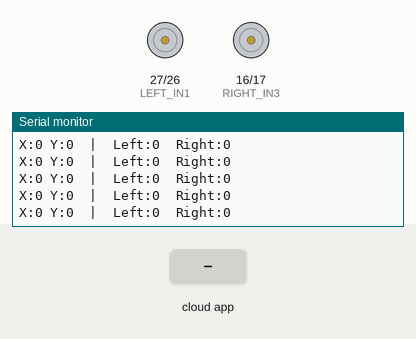
Simulated run of this sketch. Board: ESP32. Parts: motor-driver pin pairs drawn as motors (green arrow = first pin HIGH = forward, orange = second pin HIGH = backward, longer = more drive, scaled by the enable pin), the last lines printed to the serial monitor. Inputs (shaded band) come from the test bench. The RemoteXY app is connected.

Above: at 1.2 s.
1.3 s: the phone or cloud app sets joystick_01_x to -100
At 1.8 s:
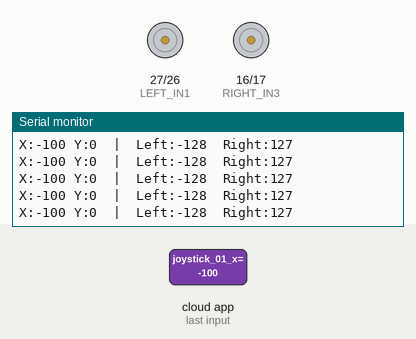
2.8 s: the phone or cloud app sets joystick_01_y to -100
At 3.5 s:
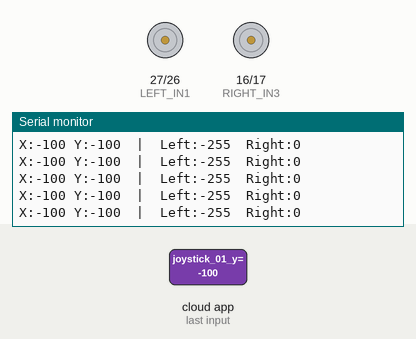
4.3 s: the phone or cloud app sets joystick_01_x to 0
At 4.9 s:
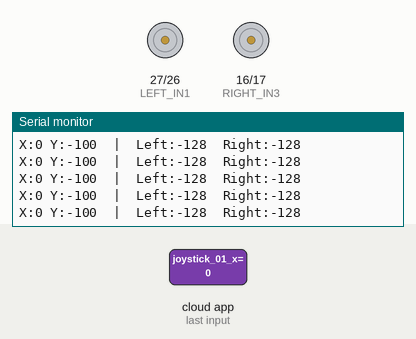
5.8 s: the phone or cloud app sets joystick_01_y to 100
At 6.6 s:
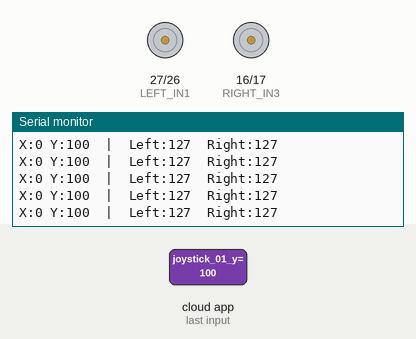
7.3 s: the phone or cloud app sets joystick_01_x to 100
At 7.9 s:
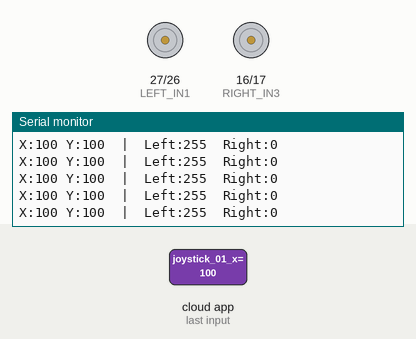
8.8 s: the phone or cloud app sets joystick_01_y to 0
At 9.4 s:
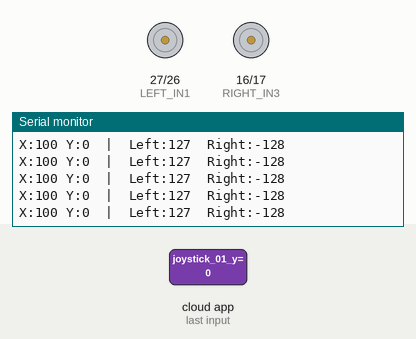
Timing chart, 0 to 11.3 s (numbered marks = the images above; inputs shaded):
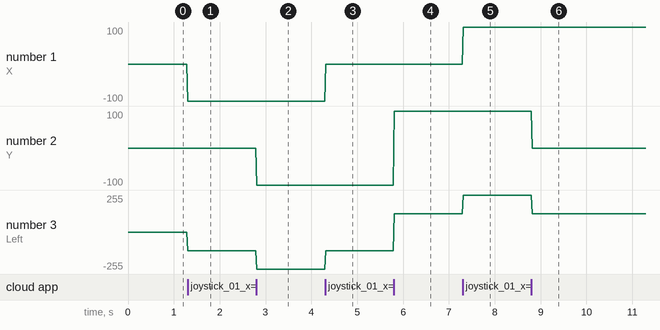

Measured:
- after the input at 1.3 s, the serial monitor: prints a new line at once (image 1)
- after the input at 2.8 s, the serial monitor: prints a new line at once (image 2)
- after the input at 4.3 s, the serial monitor: prints a new line at once (image 3)
- after the input at 5.8 s, the serial monitor: prints a new line at once (image 4)
- after the input at 7.3 s, the serial monitor: prints a new line at once (image 5)
- after the input at 8.8 s, the serial monitor: prints a new line at once (image 6)
- plotted number 1: 0 → -100 after the input at 1.3 s
- plotted number 2: -100 → 100 after the input at 5.8 s

The sketch:

esp32_wifi_RC_Only.ino
```cpp
#define REMOTEXY_MODE__WIFI_POINT

#include <WiFi.h>

// RemoteXY connection settings
#define REMOTEXY_WIFI_SSID "projectx"
#define REMOTEXY_WIFI_PASSWORD "projectx@mandi"
#define REMOTEXY_SERVER_PORT 6377


#include <RemoteXY.h>

// RemoteXY GUI configuration
#pragma pack(push, 1)
uint8_t RemoteXY_CONF[] =   // 37 bytes
  { 255,2,0,0,0,30,0,19,0,0,0,80,114,111,106,101,99,116,88,0,
  31,1,200,76,1,1,1,0,5,140,19,44,44,32,2,26,31 };

// this structure defines all the variables and events of your control interface
struct {

    // input variables
  int8_t joystick_01_x; // from -100 to 100
  int8_t joystick_01_y; // from -100 to 100

    // other variable
  uint8_t connect_flag;  // =1 if wire connected, else =0

} RemoteXY;
#pragma pack(pop)


// --- Motor Control Pins
// Left Motor
#define ENA_PIN 14   // (Pin 1 on L293D) - Must be PWM-capable
#define LEFT_IN1 27  // (Pin 2 on L293D)
#define LEFT_IN2 26  // (Pin 7 on L293D)
// Right Motor
#define ENB_PIN 5   // (Pin 9 on L293D) - Must be PWM-capable
#define RIGHT_IN3 16 // (Pin 10 on L293D)
#define RIGHT_IN4 17 // (Pin 15 on L293D)

// --- ESP32 PWM Configuration ---
// ESP32 uses ledc channels for PWM
#define PWM_FREQ 5000   // 5kHz frequency for motors
#define PWM_RESOLUTION 8 // 8-bit resolution (0-255)
#define LEFT_PWM_CHANNEL 0
#define RIGHT_PWM_CHANNEL 1


void setup()
{
  RemoteXY_Init ();

  // --- Motor Pin Setup ---
  pinMode(ENA_PIN, OUTPUT);
  pinMode(LEFT_IN1, OUTPUT);
  pinMode(LEFT_IN2, OUTPUT);
  pinMode(ENB_PIN, OUTPUT);
  pinMode(RIGHT_IN3, OUTPUT);
  pinMode(RIGHT_IN4, OUTPUT);

  // --- ESP32 PWM Setup ---
  // Configure the PWM channels
  ledcAttachChannel(ENA_PIN, PWM_FREQ, PWM_RESOLUTION, LEFT_PWM_CHANNEL);
  ledcAttachChannel(ENB_PIN, PWM_FREQ, PWM_RESOLUTION, RIGHT_PWM_CHANNEL);


  // Stop motors at startup
  stopMotors();

  Serial.begin(115200);
  Serial.println("RC Car Ready to Connect...");
}

void loop()
{
  RemoteXY_Handler ();

  // --- Get Joystick Values ---
  // We copy them to new variables so we can modify them
  int x = RemoteXY.joystick_01_x;
  int y = RemoteXY.joystick_01_y;

  // General deadzone to prevent "creep" when joystick is centered
  int generalDeadzone = 15;

  int straightAssistDeadzone = 30;

  if (abs(x) < generalDeadzone) {
    x = 0;
  }
  if (abs(y) < generalDeadzone) {
    y = 0;
  }

  // If Y is pushed hard (e.g., >80) and X is only slightly moved, force X to 0
  if (abs(y) > 80 && abs(x) < straightAssistDeadzone) {
    x = 0;
  }


  int rawLeft = y + x;
  int rawRight = y - x;

  // Map the -200 to +200 range to our motor speed range (-255 to +255)
  int motorLeftSpeed = map(rawLeft, -200, 200, -255, 255);
  int motorRightSpeed = map(rawRight, -200, 200, -255, 255);

  // code to prevent it want to beyond range
  motorLeftSpeed = constrain(motorLeftSpeed, -255, 255);
  motorRightSpeed = constrain(motorRightSpeed, -255, 255);

  // --- 5. Control Motors ---
  setMotorSpeed(0, motorLeftSpeed);  // 0 = Left Motor
  setMotorSpeed(1, motorRightSpeed); // 1 = Right Motor

  // Print values for debugging
  Serial.print("X:"); Serial.print(x);
  Serial.print(" Y:"); Serial.print(y);
  Serial.print("  |  Left:"); Serial.print(motorLeftSpeed);
  Serial.print("  Right:"); Serial.println(motorRightSpeed);
  Serial.println("\n\n\n");
  RemoteXY_delay(20);
}


void setMotorSpeed(int motor, int speed) {
  int in1, in2, enChannel;

  if (motor == 0) { // Left Motor
    in1 = LEFT_IN1;
    in2 = LEFT_IN2;
    enChannel = LEFT_PWM_CHANNEL;
  } else { // Right Motor
    in1 = RIGHT_IN3;
    in2 = RIGHT_IN4;
    enChannel = RIGHT_PWM_CHANNEL;
  }

  // Get absolute speed for PWM
  int pwmSpeed = abs(speed);

  if (speed > 0) { // Forward
    digitalWrite(in1, HIGH);
    digitalWrite(in2, LOW);
    ledcWrite(enChannel, pwmSpeed);
  }
  else if (speed < 0) { // Backward
    digitalWrite(in1, LOW);
    digitalWrite(in2, HIGH);
    ledcWrite(enChannel, pwmSpeed);
  }
  else { // Stop
    digitalWrite(in1, LOW);
    digitalWrite(in2, LOW);
    ledcWrite(enChannel, 0);
  }
}


void stopMotors() {
  setMotorSpeed(0, 0);
  setMotorSpeed(1, 0);
}
```
